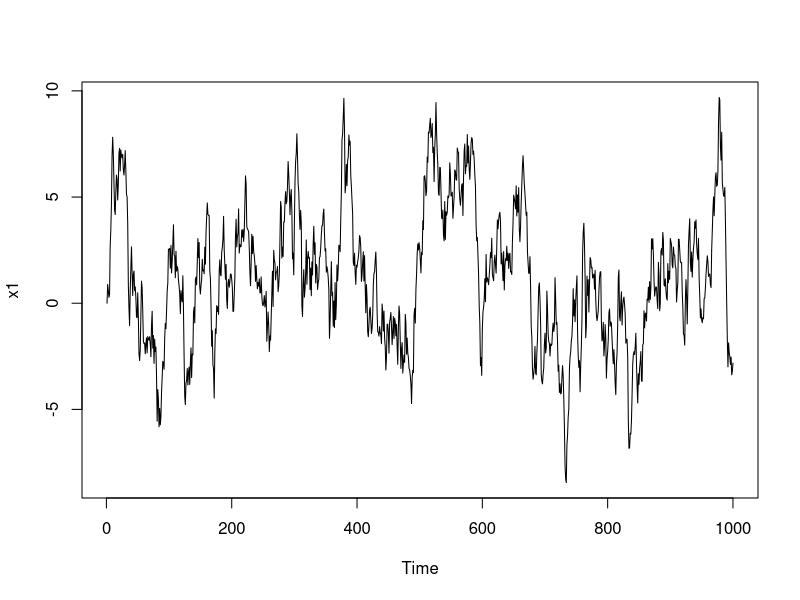
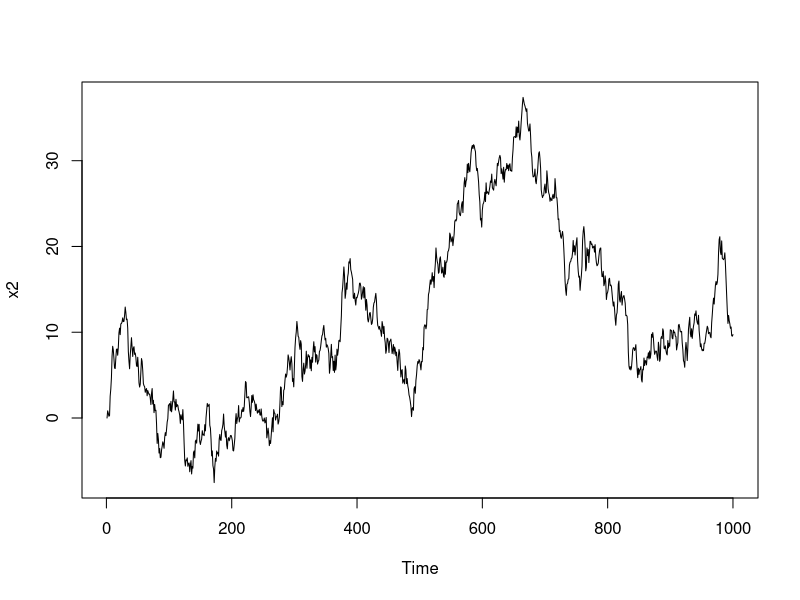
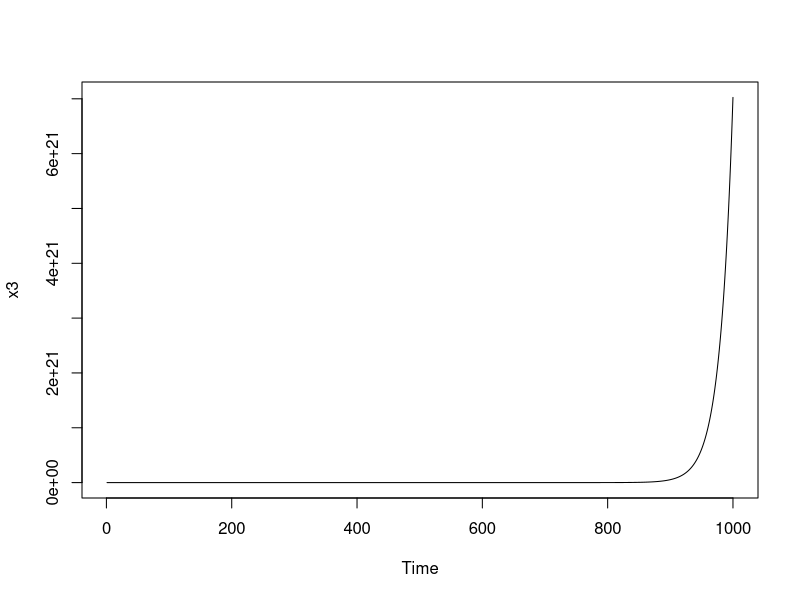
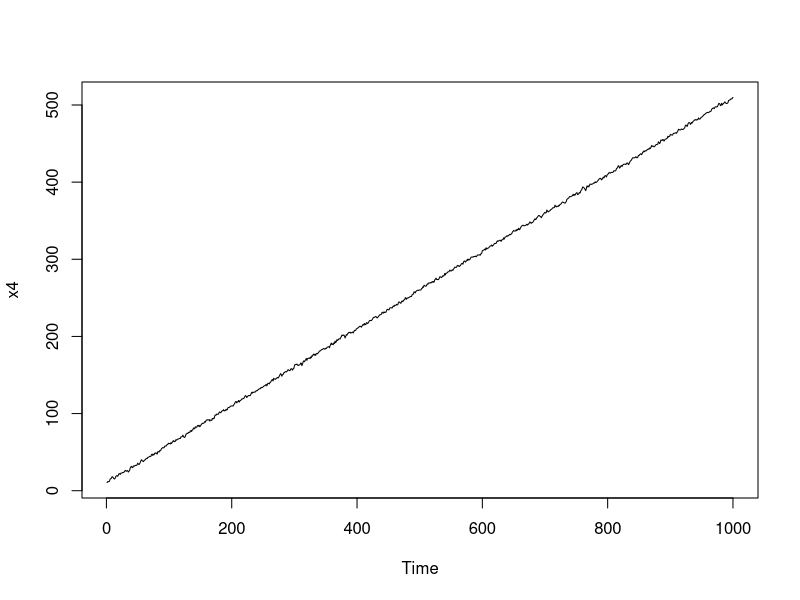
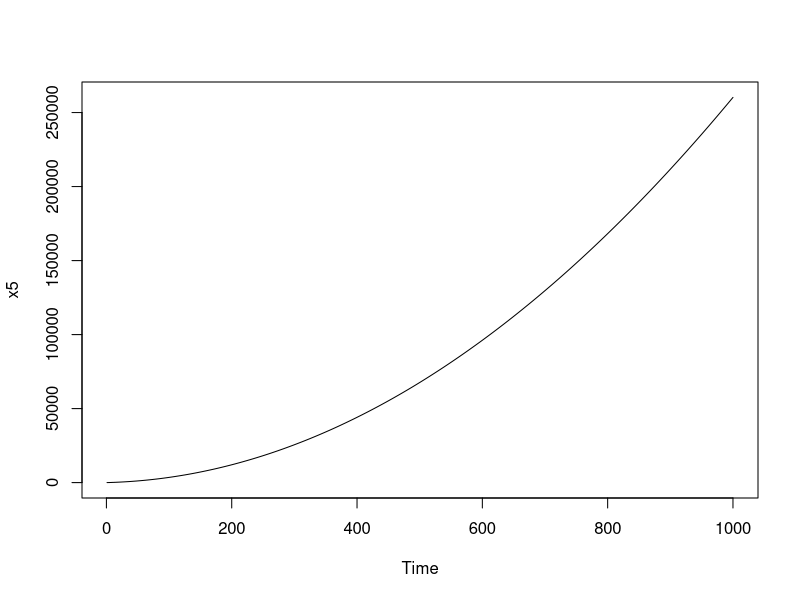
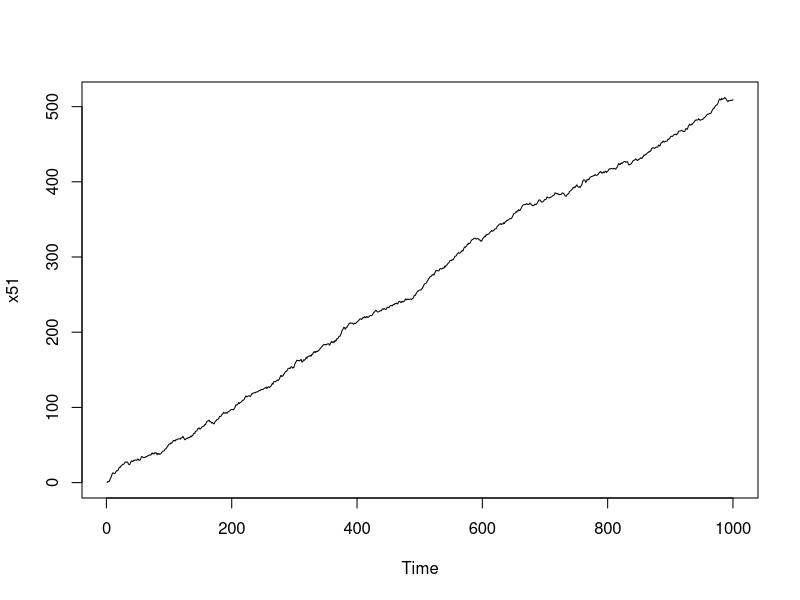
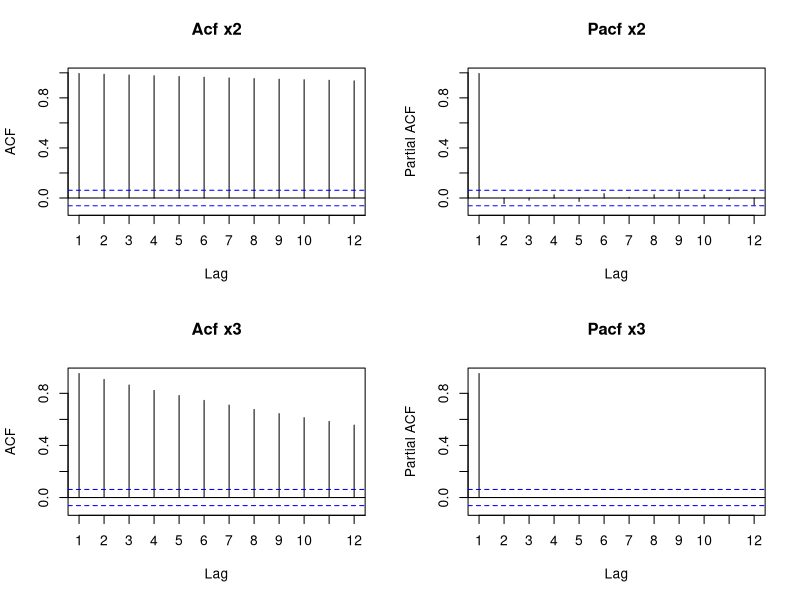
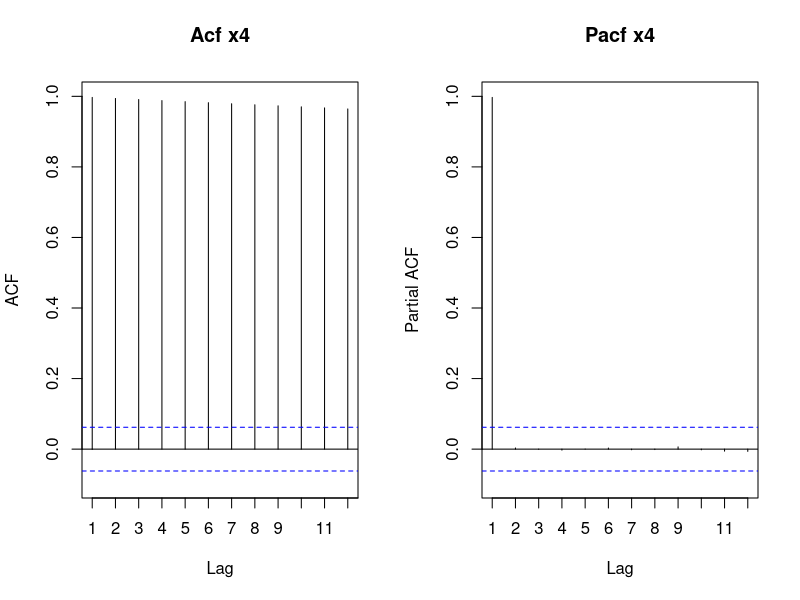

The R source for these figures, in order:
############################
## Unit Roots - Graphical Inspectation
############################

# clear workspace
rm(list=ls())
# set local directory to where data set is 
# setwd("C:/Users/Pedro/Dropbox/EcoIII2020/Lecture4_Unit_Root")

# Load package using a function load_package-----------------------------------------------------------------
load_package<-function(x){
  x<-as.character(match.call()[[2]])
  if (!require(x,character.only=TRUE)){
    install.packages(pkgs=x,repos="http://cran.r-project.org")
    require(x,character.only=TRUE)
  }
}

load_package("tseries")
load_package("forecast")

library(forecast)
library(tseries) 


set.seed(123456)




###################


# Create a time series from 1 to 1000
n <- 1000
time_series <- 1:n

# Initialize series
u <- rep(0, n)
x1 <- rep(0, n)
x2 <- rep(0, n)
x3 <- rep(0, n)
x4 <- rep(0, n)
x5 <- rep(0, n)
x51 <- rep(0, n)

# Define scalars
psi1 <- 0.95
psi2 <- 1.00
psi3 <- 1.05
psi4 <- 0.5
m <- 1
delta0 <- 10
delta1 <- 0.5
x4[1]=delta0 + delta1

# Generate the series
for (t in 2:n) {
  u[t] <- rnorm(1) # Generate normally distributed random number
  x1[t] <- m + psi1 * (x1[t-1] - m) + u[t]
  x2[t] <- m + psi2 * (x2[t-1] - m) + u[t]
  x3[t] <- m + psi3 * (x3[t-1] - m) + u[t]
  x4[t] <- delta0 + delta1 * (t) + psi4 * (x4[t-1] - delta0 - delta1 * (t-1)) + u[t]
  x5[t] <- delta0 + delta1 * (t) + psi2 * x5[t-1] + u[t]
  x51[t] <- delta0 + delta1 * (t) + psi2 * (x51[t-1] - delta0 - delta1 * (t-1)) + u[t]
}

# Plotting the series
par(mfrow=c(1,1))
plot(time_series, x1, type = "l", main = "", xlab = "Time", ylab = "x1")
plot(time_series, x2, type = "l", main = "", xlab = "Time", ylab = "x2")
plot(time_series, x3, type = "l", main = "", xlab = "Time", ylab = "x3")
plot(time_series, x4, type = "l", main = "", xlab = "Time", ylab = "x4")
plot(time_series, x5, type = "l", main = "", xlab = "Time", ylab = "x5")
plot(time_series, x51, type = "l", main = "", xlab = "Time", ylab = "x51")


#FAC e FACP for x2 and x3
par(mfrow=c(2,2))
Acf(x2,lag.max=12,main="Acf x2")
Pacf(x2,lag.max=12,main="Pacf x2")
Acf(x3,lag.max=12,main="Acf x3")
Pacf(x3,lag.max=12,main="Pacf x3")



#FAC e FACP for x4
par(mfrow=c(1,2))
Acf(x4,lag.max=12,main="Acf x4")
Pacf(x4,lag.max=12,main="Pacf x4")


#FAC e FACP for x5
par(mfrow=c(1,2))
Acf(x5,lag.max=12,main="Acf x5")
Pacf(x5,lag.max=12,main="Pacf x5")



#FAC e FACP for x51
par(mfrow=c(1,2))
Acf(x51,lag.max=12,main="Acf x51")
Pacf(x51,lag.max=12,main="Pacf x51")


# Destrendando x4

x4_dt<- lm(x4 ~ time_series)
summary(x4_dt)
x4_detrend = x4_dt$residuals

par(mfrow=c(1,1))
plot(time_series, x4_detrend, type = "l", main = "", xlab = "Time", ylab = "x4hat")

# Destrendando x2

x2_dt<- lm(x2 ~ time_series)
summary(x2_dt)
x2_detrend = x2_dt$residuals

par(mfrow=c(1,1))
plot(time_series, x2_detrend, type = "l", main = "", xlab = "Time", ylab = "x2hat")




# Diferenciando a série x2
dx2 = diff(x2,lag=1)
par(mfrow=c(1,1))
plot(time_series[2:n], dx2, type = "l", main = "", xlab = "Time", ylab = "dx2")


# Diferenciando a série x4
dx4 = diff(x4,lag=1)
par(mfrow=c(1,2))
plot(time_series[2:n], dx4, type = "l", main = "", xlab = "Time", ylab = "dx4")
plot(time_series[2:n], x4_detrend[2:n], type = "l", main = "", xlab = "Time", ylab = "x4_detrend")



#FAC e FACP for dx4 and x4hat



par(mfrow=c(2,2))
Acf(dx4,lag.max=12,main="Acf dx4")
Pacf(dx4,lag.max=12,main="Pacf dx4")
Acf(x4_detrend,lag.max=12,main="Acf x4hat")
Pacf(x4_detrend,lag.max=12,main="Pacf x4hat")



#FAC e FACP for dx2 and x2hat



par(mfrow=c(3,2))
Acf(dx2,lag.max=12,main="Acf dx2")
Pacf(dx2,lag.max=12,main="Pacf dx2")
Acf(x2_detrend,lag.max=12,main="Acf x2hat")
Pacf(x2_detrend,lag.max=12,main="Pacf x2hat")
Acf(x2,lag.max=12,main="Acf x2")
Pacf(x2,lag.max=12,main="Acf x2")
